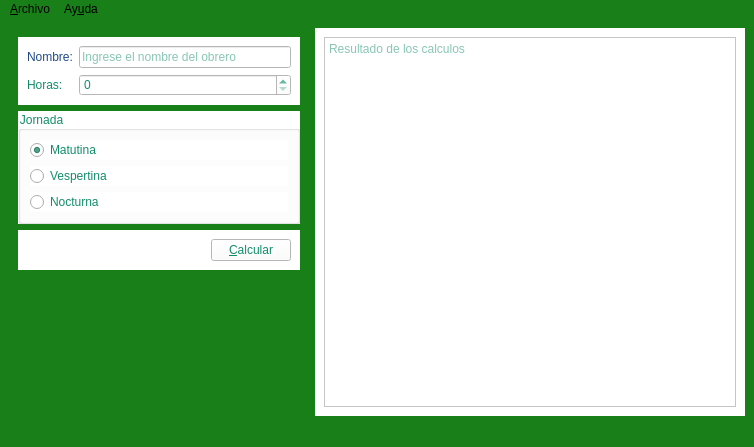
<?xml version="1.0" encoding="UTF-8"?>
<ui version="4.0">
 <class>Salarios</class>
 <widget class="QMainWindow" name="Salarios">
  <property name="geometry">
   <rect>
    <x>0</x>
    <y>0</y>
    <width>754</width>
    <height>447</height>
   </rect>
  </property>
  <property name="minimumSize">
   <size>
    <width>600</width>
    <height>0</height>
   </size>
  </property>
  <property name="windowTitle">
   <string>Salarios</string>
  </property>
  <property name="windowIcon">
   <iconset resource="Recursos.qrc">
    <normaloff>:/recursos/img/icono1.png</normaloff>:/recursos/img/icono1.png</iconset>
  </property>
  <property name="autoFillBackground">
   <bool>false</bool>
  </property>
  <property name="styleSheet">
   <string notr="true">background-color: rgb(176, 200, 190);
background-color: rgb(25,127, 25);</string>
  </property>
  <widget class="QWidget" name="centralwidget">
   <layout class="QHBoxLayout" name="horizontalLayout_3">
    <item>
     <widget class="QWidget" name="widget" native="true">
      <property name="minimumSize">
       <size>
        <width>250</width>
        <height>0</height>
       </size>
      </property>
      <property name="maximumSize">
       <size>
        <width>300</width>
        <height>16777215</height>
       </size>
      </property>
      <property name="styleSheet">
       <string notr="true">color: rgb(31, 40, 95);
</string>
      </property>
      <layout class="QVBoxLayout" name="verticalLayout_2">
       <item>
        <widget class="QWidget" name="widget_3" native="true">
         <property name="styleSheet">
          <string notr="true">color: rgb(18, 141, 106);;
background-color: rgb(255, 255, 255);</string>
         </property>
         <layout class="QFormLayout" name="formLayout">
          <item row="0" column="0">
           <widget class="QLabel" name="label">
            <property name="styleSheet">
             <string notr="true">color: rgb(32, 74, 135);</string>
            </property>
            <property name="text">
             <string>Nombre:</string>
            </property>
           </widget>
          </item>
          <item row="0" column="1">
           <widget class="QLineEdit" name="inNombre">
            <property name="placeholderText">
             <string>Ingrese el nombre del obrero</string>
            </property>
           </widget>
          </item>
          <item row="1" column="0">
           <widget class="QLabel" name="label_2">
            <property name="text">
             <string>Horas:</string>
            </property>
           </widget>
          </item>
          <item row="1" column="1">
           <widget class="QSpinBox" name="inHoras"/>
          </item>
         </layout>
        </widget>
       </item>
       <item>
        <widget class="QGroupBox" name="groupBox">
         <property name="styleSheet">
          <string notr="true">color: rgb(18, 141, 106);;
background-color: rgb(255, 255, 255);</string>
         </property>
         <property name="title">
          <string>Jornada</string>
         </property>
         <layout class="QVBoxLayout" name="verticalLayout">
          <item>
           <widget class="QRadioButton" name="inMatutina">
            <property name="text">
             <string>Matutina</string>
            </property>
            <property name="checkable">
             <bool>true</bool>
            </property>
            <property name="checked">
             <bool>true</bool>
            </property>
           </widget>
          </item>
          <item>
           <widget class="QRadioButton" name="inVespertina">
            <property name="text">
             <string>Vespertina</string>
            </property>
           </widget>
          </item>
          <item>
           <widget class="QRadioButton" name="inNocturna">
            <property name="text">
             <string>Nocturna</string>
            </property>
           </widget>
          </item>
         </layout>
        </widget>
       </item>
       <item>
        <widget class="QWidget" name="widget_4" native="true">
         <property name="styleSheet">
          <string notr="true">color: rgb(18, 141, 106);;
background-color: rgb(255, 255, 255);</string>
         </property>
         <layout class="QHBoxLayout" name="horizontalLayout">
          <item>
           <spacer name="horizontalSpacer">
            <property name="orientation">
             <enum>Qt::Horizontal</enum>
            </property>
            <property name="sizeHint" stdset="0">
             <size>
              <width>175</width>
              <height>20</height>
             </size>
            </property>
           </spacer>
          </item>
          <item>
           <widget class="QPushButton" name="btnCalcular">
            <property name="text">
             <string>&amp;Calcular</string>
            </property>
           </widget>
          </item>
         </layout>
        </widget>
       </item>
       <item>
        <spacer name="verticalSpacer">
         <property name="orientation">
          <enum>Qt::Vertical</enum>
         </property>
         <property name="sizeHint" stdset="0">
          <size>
           <width>20</width>
           <height>45</height>
          </size>
         </property>
        </spacer>
       </item>
      </layout>
     </widget>
    </item>
    <item>
     <widget class="QWidget" name="widget_2" native="true">
      <property name="styleSheet">
       <string notr="true">color: rgb(18, 141, 106);
background-color: rgb(255, 255, 255);
</string>
      </property>
      <layout class="QHBoxLayout" name="horizontalLayout_2">
       <item>
        <widget class="QPlainTextEdit" name="outCAlculos">
         <property name="readOnly">
          <bool>true</bool>
         </property>
         <property name="placeholderText">
          <string>Resultado de los calculos</string>
         </property>
        </widget>
       </item>
      </layout>
     </widget>
    </item>
   </layout>
  </widget>
  <widget class="QMenuBar" name="menubar">
   <property name="geometry">
    <rect>
     <x>0</x>
     <y>0</y>
     <width>754</width>
     <height>22</height>
    </rect>
   </property>
   <widget class="QMenu" name="menuArchivo">
    <property name="title">
     <string>&amp;Archivo</string>
    </property>
    <addaction name="actionNuevo"/>
    <addaction name="actionAbrir"/>
    <addaction name="actionGuardar"/>
    <addaction name="separator"/>
    <addaction name="actionCalcular"/>
    <addaction name="separator"/>
    <addaction name="action_Salir"/>
   </widget>
   <widget class="QMenu" name="menuAyuda">
    <property name="title">
     <string>Ay&amp;uda</string>
    </property>
    <addaction name="separator"/>
    <addaction name="separator"/>
    <addaction name="separator"/>
    <addaction name="actionAcerca_de_Salarios"/>
   </widget>
   <addaction name="menuArchivo"/>
   <addaction name="menuAyuda"/>
  </widget>
  <widget class="QStatusBar" name="statusbar"/>
  <action name="actionAcerca_de_Salarios">
   <property name="text">
    <string>Acerca de Salarios</string>
   </property>
  </action>
  <action name="actionNuevo">
   <property name="text">
    <string>&amp;Nuevo</string>
   </property>
   <property name="shortcut">
    <string>Ctrl+N</string>
   </property>
   <property name="shortcutVisibleInContextMenu">
    <bool>true</bool>
   </property>
  </action>
  <action name="actionAbrir">
   <property name="text">
    <string>&amp;Abrir</string>
   </property>
   <property name="shortcut">
    <string>Ctrl+A</string>
   </property>
  </action>
  <action name="actionGuardar">
   <property name="text">
    <string>&amp;Guardar</string>
   </property>
   <property name="shortcut">
    <string>Ctrl+S</string>
   </property>
  </action>
  <action name="actionCalcular">
   <property name="text">
    <string>&amp;Calcular</string>
   </property>
   <property name="shortcut">
    <string>F1</string>
   </property>
  </action>
  <action name="action_Salir">
   <property name="text">
    <string>&amp;Salir</string>
   </property>
   <property name="shortcut">
    <string>Ctrl+Q</string>
   </property>
  </action>
 </widget>
 <resources>
  <include location="Recursos.qrc"/>
 </resources>
 <connections/>
</ui>
